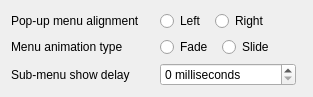
         <widget class="QWidget" name="menuArea">
          <property name="geometry">
           <rect>
            <x>0</x>
            <y>0</y>
            <width>313</width>
            <height>90</height>
           </rect>
          </property>
          <layout class="QGridLayout" name="gridLayout_6">
           <property name="horizontalSpacing">
            <number>20</number>
           </property>
           <item row="3" column="0">
            <spacer name="verticalSpacer_5">
             <property name="orientation">
              <enum>Qt::Vertical</enum>
             </property>
             <property name="sizeHint" stdset="0">
              <size>
               <width>20</width>
               <height>40</height>
              </size>
             </property>
            </spacer>
           </item>
           <item row="0" column="1">
            <widget class="QWidget" name="widget" native="true">
             <layout class="QHBoxLayout" name="horizontalLayout_2">
              <property name="spacing">
               <number>9</number>
              </property>
              <property name="leftMargin">
               <number>0</number>
              </property>
              <property name="topMargin">
               <number>0</number>
              </property>
              <property name="rightMargin">
               <number>0</number>
              </property>
              <property name="bottomMargin">
               <number>0</number>
              </property>
              <item>
               <widget class="QRadioButton" name="menuAlignmentRight">
                <property name="text">
                 <string>Left</string>
                </property>
               </widget>
              </item>
              <item>
               <widget class="QRadioButton" name="menuAlignmentLeft">
                <property name="text">
                 <string>Right</string>
                </property>
               </widget>
              </item>
              <item>
               <spacer name="horizontalSpacer">
                <property name="orientation">
                 <enum>Qt::Horizontal</enum>
                </property>
                <property name="sizeHint" stdset="0">
                 <size>
                  <width>40</width>
                  <height>0</height>
                 </size>
                </property>
               </spacer>
              </item>
             </layout>
            </widget>
           </item>
           <item row="1" column="1">
            <widget class="QWidget" name="widget_2" native="true">
             <layout class="QHBoxLayout" name="horizontalLayout_3">
              <property name="spacing">
               <number>9</number>
              </property>
              <property name="leftMargin">
               <number>0</number>
              </property>
              <property name="topMargin">
               <number>0</number>
              </property>
              <property name="rightMargin">
               <number>0</number>
              </property>
              <property name="bottomMargin">
               <number>0</number>
              </property>
              <item>
               <widget class="QRadioButton" name="menuAnimationFade">
                <property name="text">
                 <string>Fade</string>
                </property>
               </widget>
              </item>
              <item>
               <widget class="QRadioButton" name="menuAnimationSlide">
                <property name="text">
                 <string>Slide</string>
                </property>
               </widget>
              </item>
              <item>
               <spacer name="horizontalSpacer_2">
                <property name="orientation">
                 <enum>Qt::Horizontal</enum>
                </property>
                <property name="sizeHint" stdset="0">
                 <size>
                  <width>40</width>
                  <height>0</height>
                 </size>
                </property>
               </spacer>
              </item>
             </layout>
            </widget>
           </item>
           <item row="0" column="0">
            <widget class="QLabel" name="menuAlignmentLabel">
             <property name="text">
              <string>Pop-up menu alignment</string>
             </property>
            </widget>
           </item>
           <item row="1" column="0">
            <widget class="QLabel" name="menuAnimationLabel">
             <property name="text">
              <string>Menu animation type</string>
             </property>
            </widget>
           </item>
           <item row="2" column="0">
            <widget class="QLabel" name="menuDelayLabel">
             <property name="toolTip">
              <string>Time, in milliseconds, that the system waits before displaying a shortcut menu when the mouse cursor is over a submenu item.</string>
             </property>
             <property name="text">
              <string>Sub-menu show delay</string>
             </property>
            </widget>
           </item>
           <item row="2" column="1">
            <widget class="QSpinBox" name="menuDelay">
             <property name="toolTip">
              <string>Time, in milliseconds, that the system waits before displaying a shortcut menu when the mouse cursor is over a submenu item.</string>
             </property>
             <property name="suffix">
              <string> milliseconds</string>
             </property>
             <property name="maximum">
              <number>1000000000</number>
             </property>
            </widget>
           </item>
           <item row="0" column="2">
            <spacer name="horizontalSpacer_7">
             <property name="orientation">
              <enum>Qt::Horizontal</enum>
             </property>
             <property name="sizeHint" stdset="0">
              <size>
               <width>40</width>
               <height>0</height>
              </size>
             </property>
            </spacer>
           </item>
          </layout>
         </widget>
